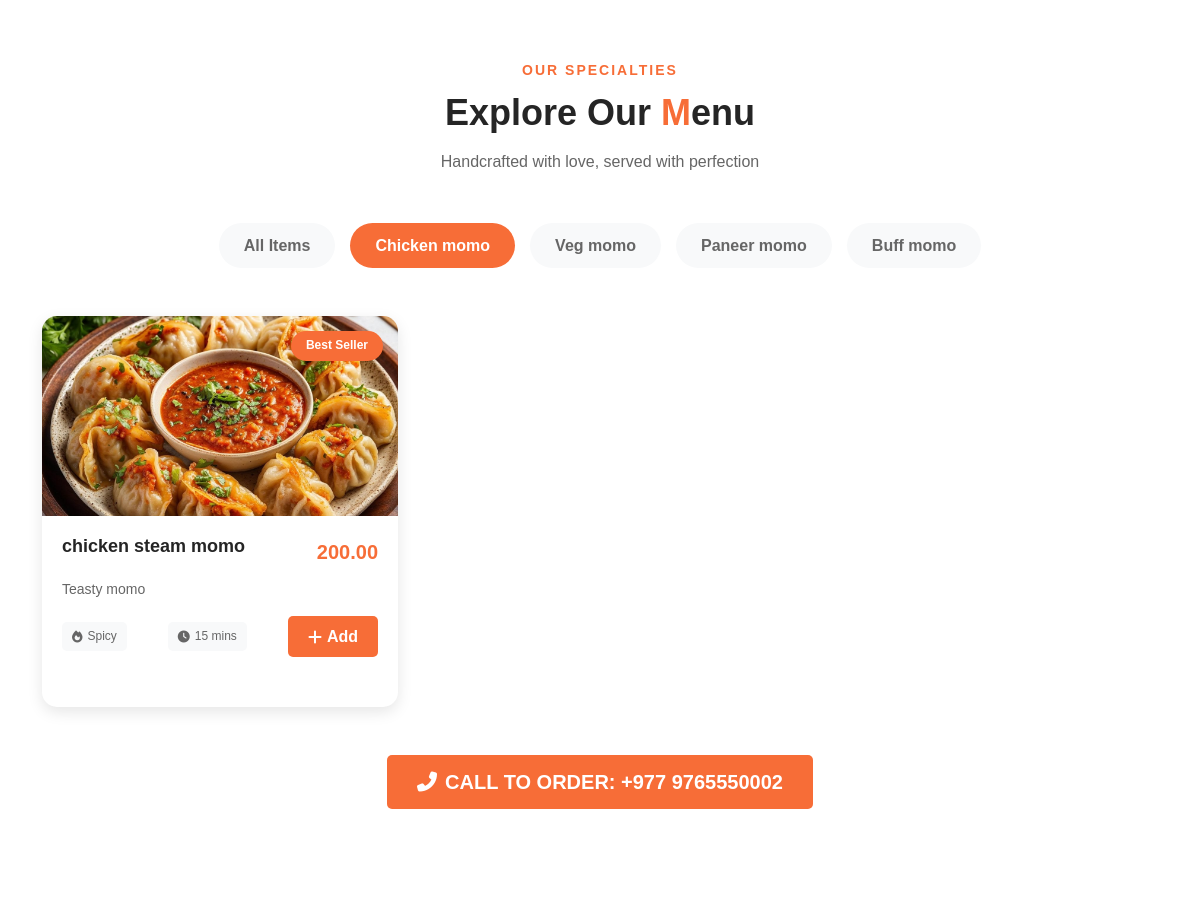
/?category=1 (middle part), run on an earlier commit of the app's database.
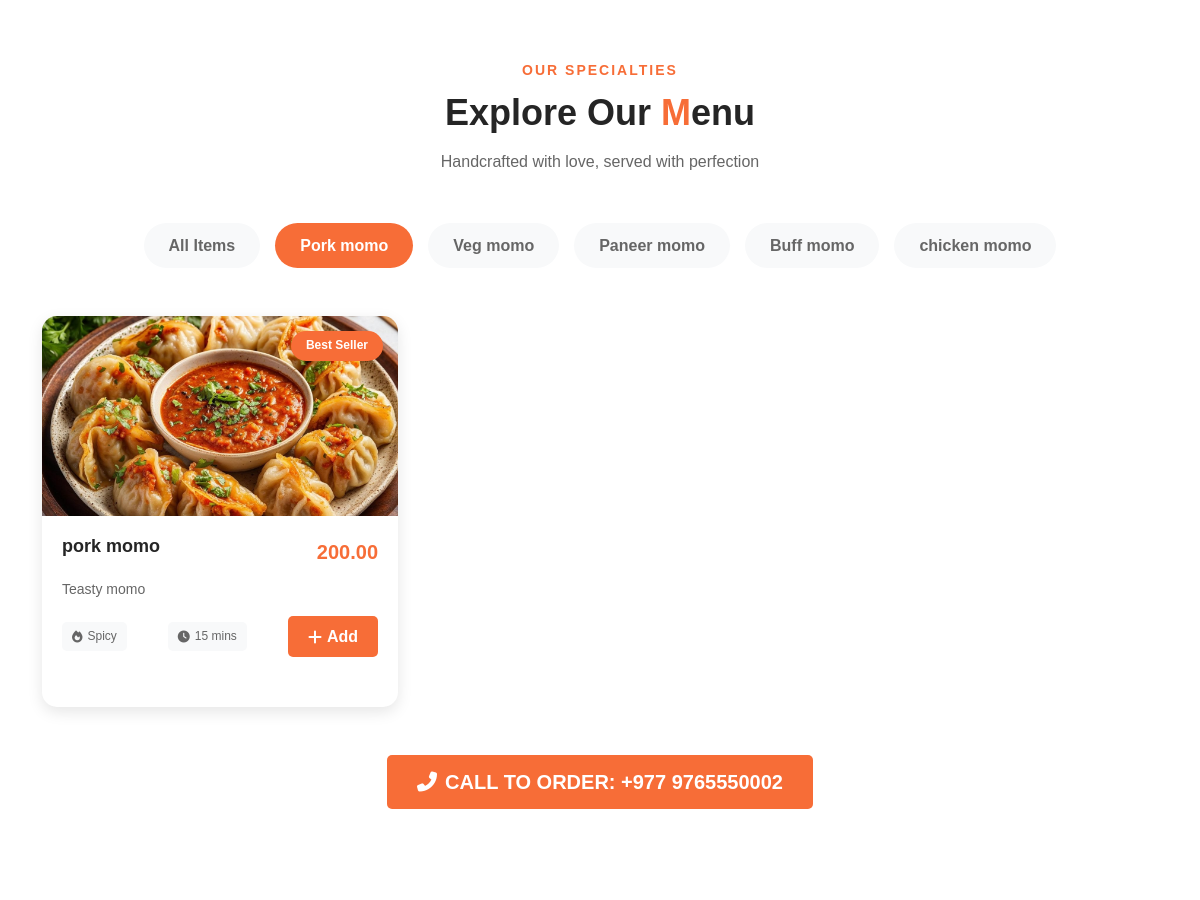
And on a later commit of the database.
### momo_app/models.py (models this page shows, shortened)
class Category(models.Model):
    title=models.CharField(max_length=200)
    image=models.ImageField(upload_to='category_images',null=True)

class Momo(models.Model):
    name=models.CharField(max_length=200)
    category=models.ForeignKey(Category,on_delete=models.CASCADE,related_name='items',null=True)
    desc=models.TextField()
    image=models.ImageField(upload_to='images')
    price=models.DecimalField(max_digits=8,decimal_places=2)
    is_available=models.BooleanField(default=True)
    create_at=models.DateField(auto_now_add=True)
    update_at=models.DateField(auto_now=True)

### momo_app/views.py (the view, shortened to what this page needs)
# urls.py: path('',index, name='index'),
def index(request):
    category=Category.objects.all()
    cateid=request.GET.get('category')
    if cateid=='all':
        momo=Momo.objects.filter(is_available=True)
    elif cateid:
        momo=Momo.objects.filter(is_available=True,category=cateid)
    else:
        momo=Momo.objects.filter(is_available=True)
    context={'category':category,
             'momo':momo
             }
    return render(request,'momo_app/index.html',context)

### momo_app/current.py (called while the page is built)
def current_time(request):
    return {'date':datetime.now()}

### momo_app/templates/momo_app/index.html (shortened to what this page needs)
{% extends "base.html" %}
{% load static %}
{% block css %}
<link rel="stylesheet" href="{% static 'css/style.css' %}">
{% endblock css %}
{% block content %}
<section id="menu" class="menu-section section-padding">
   <div class="container">
      <div class="section-header text-center mb-5">
         <span class="section-subtitle">Our Specialties</span>
         <h2 class="section-title">Explore Our <span class="text-orange">M</span>enu</h2>
         <p class="section-description">Handcrafted with love, served with perfection</p>
      </div>
      <div class="menu-categories mb-5">
         <a href="?category=all#menu"><button class="category-btn   "data-filter="all">All Items</button></a>
         {% for i in category %}
         <a href="?category={{i.id}}#menu"><button class="category-btn {% if request.GET.category == i.id|stringformat:'s' %}
           active
         {% endif %}"> {{i.title}} momo</button></a>
         {% endfor %}
      </div>
      <div class="row menu-grid">
         {% for i in momo %}
         <div class="col-lg-4 col-md-6 menu-item" data-category="buff">
            <div class="menu-card">
               <div class="menu-image">
                  <img src="{{i.image.url}}" alt="Buff Steam Momo">
                  <span class="menu-badge">Best Seller</span>
               </div>
               <div class="menu-content">
                  <div class="menu-header">
                     <h4>{{i.name}}</h4>
                     <span class="menu-price">{{i.price}}</span>
                  </div>
                  <p>{{i.desc}}</p>
                  <div class="menu-footer">
                     <span class="menu-tag"><i class="fas fa-fire"></i> Spicy</span>
                     <span class="menu-tag"><i class="fas fa-clock"></i> 15 mins</span>
                     <button class="add-to-cart" data-item="Buff Steam Momo" data-price="120">
                        <i class="fas fa-plus"></i> Add
                     </button>
                  </div>
               </div>
            </div>
         </div>
         {% empty %}
         <p class="alert alert-danger text-center">No item</p>
         {% endfor %}
      </div>
      <div class="text-center mt-5">
         <a href="" class="btn btn-primary btn-lg">
            <i class="fas fa-phone-alt me-2"></i> Call to Order: +977 9765550002
         </a>
      </div>
   </div>
</section>
<section id="testimonials" class="testimonials-section section-padding">
</section>
{% endblock content %}

What changed in the data, as far as the page shows it:
changed Category: title "Chicken" → "Pork"
added Category: title "chicken"
changed Momo "Teasty momo": name "chicken steam momo" → "pork momo"
